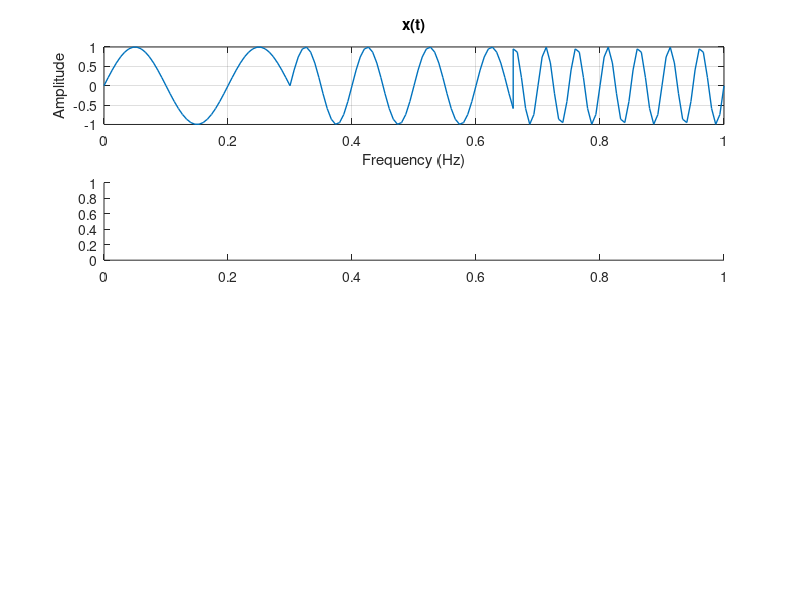

MATLAB code to generate this figure: (Note: this script raises an error after producing the figure.)
f = 5;
Fs = 150;
T = 1/Fs;
t1 = 0:T:0.3;
t2 = 0.3:T:0.66;
t3 = 0.66:T:1;
t= [t1 t2 t3];
x1 = sin(2*pi*5*t1);
x2=  sin(2*pi*10*t2);
x3= sin(2*pi*20*t3);
x=[x1 x2 x3];
N = length(x);
X = fft(x, N);
frequencies = linspace(0, Fs, N);

figure;
subplot(4, 1, 1);
plot(t, x,'LineWidth',1);
xlim([0 1]);
ylim([-1 1]);
title('x(t)');
xlabel('Frequency (Hz)');
ylabel('Amplitude');
grid on;

subplot(4, 1, 2);
stem(t, x,'filled',LineWidth=1);
xlim([0 1]);
ylim([-1 1]);
title('x(n)');
xlabel('Frequency (Hz)');
ylabel('Amplitude');
grid on;

subplot(4, 1, 3);
stem(frequencies,abs(X),'filled',LineWidth=1);
xlim([0 150]);
ylim([0 30]);
title('Magnitude Spectrum');
xlabel('Frequency (Hz)');
ylabel('|X(f)|');
grid on;

subplot(4, 1, 4);
stem(frequencies, angle(X),'filled',LineWidth=1);
xlim([0 150]);
ylim([-5 5]);
title('Phase Spectrum');
xlabel('Frequency (Hz)');
ylabel('Phase (radians)');
grid on;
